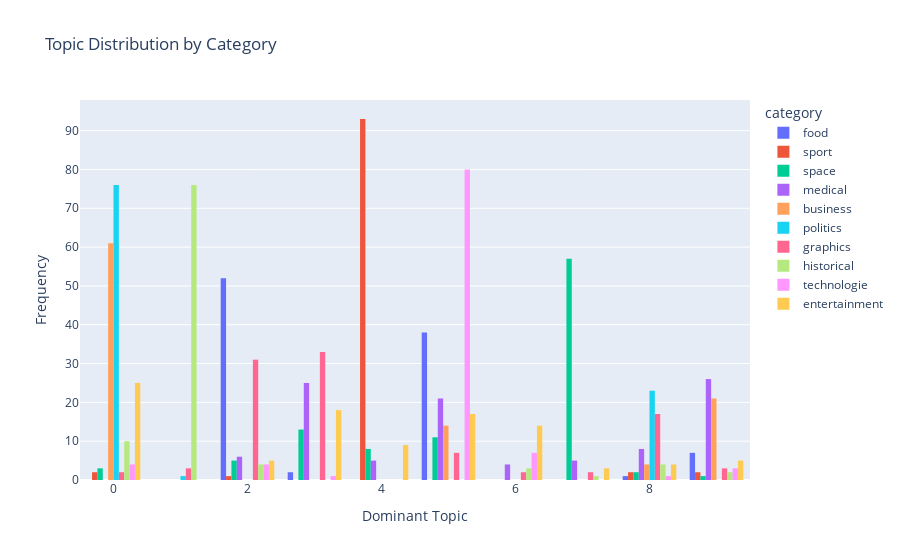

Notebook code cell kept with this figure:
### Markdown cell above
### Topic Distribution by Category

### Code cell
# Add a column for dominant topic in each document
topic_values = lda.transform(dtm)
data['dominant_topic'] = topic_values.argmax(axis=1)

# Plot the distribution of topics by category
fig = px.histogram(data, x='dominant_topic', color='category', nbins=10, title='Topic Distribution by Category',
                   labels={'dominant_topic': 'Dominant Topic'}, barmode='group')
fig.update_layout(yaxis_title='Frequency', xaxis_title='Dominant Topic')
fig.show()

### Figure 1 — Plotly figure (JSON) as saved in the notebook; plotly's stock layout.template omitted (floating-point values rounded to 4 significant figures)
{"data": [{"alignmentgroup": "True", "bingroup": "x", "hovertemplate": "category=food<br>Dominant Topic=%{x}<br>count=%{y}<extra></extra>", "legendgroup": "food", "marker": {"color": "#636efa", "pattern": {"shape": ""}}, "name": "food", "nbinsx": 10, "offsetgroup": "food", "orientation": "v", "showlegend": true, "type": "histogram", "x": [5, 5, 2, 9, 8, 2, 5, 5, 2, 5, 2, 2, 5, 2, 5, 5, 2, 5, 2, 2, 9, 2, 2, 9, 5, 5, 5, 5, 5, 5, 2, 2, 3, 2, 2, 5, 2, 2, 2, 5, 5, 5, 2, 5, 5, 5, 5, 2, 2, 2, 5, 2, 2, 5, 2, 2, 2, 2, 5, 2, 9, 2, 2, 2, 2, 5, 9, 2, 5, 2, 2, 9, 5, 5, 2, 2, 2, 2, 2, 2, 9, 5, 2, 2, 5, 2, 3, 5, 2, 5, 5, 5, 2, 2, 2, 2, 5, 2, 2, 5], "xaxis": "x", "yaxis": "y"}, {"alignmentgroup": "True", "bingroup": "x", "hovertemplate": "category=sport<br>Dominant Topic=%{x}<br>count=%{y}<extra></extra>", "legendgroup": "sport", "marker": {"color": "#EF553B", "pattern": {"shape": ""}}, "name": "sport", "nbinsx": 10, "offsetgroup": "sport", "orientation": "v", "showlegend": true, "type": "histogram", "x": [2, 4, 4, 9, 4, 4, 4, 4, 4, 4, 4, 4, 4, 4, 4, 8, 4, 4, 4, 4, 4, 0, 4, 4, 4, 4, 4, 4, 4, 4, 4, 4, 4, 4, 4, 4, 4, 4, 4, 4, 4, 4, 4, 4, 4, 8, 4, 4, 4, 4, 4, 4, 4, 4, 4, 4, 4, 4, 4, 4, 4, 4, 4, 4, 4, 4, 4, 4, 4, 4, 4, 4, 4, 4, 9, 4, 4, 4, 4, 4, 4, 4, 4, 4, 4, 4, 4, 4, 4, 4, 4, 4, 4, 4, 4, 0, 4, 4, 4, 4], "xaxis": "x", "yaxis": "y"}, {"alignmentgroup": "True", "bingroup": "x", "hovertemplate": "category=space<br>Dominant Topic=%{x}<br>count=%{y}<extra></extra>", "legendgroup": "space", "marker": {"color": "#00cc96", "pattern": {"shape": ""}}, "name": "space", "nbinsx": 10, "offsetgroup": "space", "orientation": "v", "showlegend": true, "type": "histogram", "x": [7, 7, 7, 4, 5, 7, 7, 7, 7, 7, 7, 7, 4, 5, 7, 7, 5, 7, 2, 5, 7, 7, 3, 7, 2, 7, 7, 7, 7, 3, 3, 2, 7, 5, 8, 7, 3, 7, 7, 4, 7, 7, 4, 5, 3, 5, 7, 7, 7, 7, 7, 4, 3, 7, 7, 0, 2, 3, 7, 4, 8, 7, 7, 7, 7, 7, 5, 9, 7, 3, 3, 7, 3, 7, 7, 5, 7, 4, 3, 7, 7, 2, 7, 7, 5, 3, 7, 3, 0, 7, 7, 7, 7, 7, 5, 7, 4, 7, 0, 7], "xaxis": "x", "yaxis": "y"}, {"alignmentgroup": "True", "bingroup": "x", "hovertemplate": "category=medical<br>Dominant Topic=%{x}<br>count=%{y}<extra></extra>", "legendgroup": "medical", "marker": {"color": "#ab63fa", "pattern": {"shape": ""}}, "name": "medical", "nbinsx": 10, "offsetgroup": "medical", "orientation": "v", "showlegend": true, "type": "histogram", "x": [5, 5, 3, 8, 8, 6, 9, 9, 9, 5, 7, 5, 5, 9, 3, 5, 3, 8, 5, 6, 3, 9, 3, 9, 9, 3, 5, 3, 3, 3, 3, 7, 3, 5, 4, 3, 9, 2, 4, 5, 3, 5, 3, 4, 6, 9, 9, 5, 6, 3, 2, 9, 3, 3, 5, 3, 3, 9, 3, 9, 2, 9, 3, 7, 8, 5, 3, 3, 9, 5, 9, 9, 7, 5, 2, 9, 8, 5, 4, 4, 7, 3, 5, 9, 9, 2, 2, 9, 5, 5, 8, 9, 5, 9, 9, 9, 8, 8, 9, 3], "xaxis": "x", "yaxis": "y"}, {"alignmentgroup": "True", "bingroup": "x", "hovertemplate": "category=business<br>Dominant Topic=%{x}<br>count=%{y}<extra></extra>", "legendgroup": "business", "marker": {"color": "#FFA15A", "pattern": {"shape": ""}}, "name": "business", "nbinsx": 10, "offsetgroup": "business", "orientation": "v", "showlegend": true, "type": "histogram", "x": [0, 9, 0, 9, 0, 9, 0, 0, 0, 0, 0, 0, 5, 9, 0, 0, 0, 0, 9, 0, 0, 5, 9, 9, 0, 0, 0, 9, 5, 0, 0, 9, 9, 0, 9, 0, 0, 0, 0, 0, 5, 0, 0, 0, 9, 0, 0, 5, 9, 5, 0, 0, 0, 0, 0, 0, 8, 5, 0, 8, 0, 9, 9, 0, 8, 5, 9, 0, 0, 0, 0, 0, 5, 0, 8, 0, 9, 0, 0, 0, 5, 5, 9, 0, 9, 0, 0, 0, 9, 0, 0, 0, 5, 0, 0, 0, 9, 0, 5, 5], "xaxis": "x", "yaxis": "y"}, {"alignmentgroup": "True", "bingroup": "x", "hovertemplate": "category=politics<br>Dominant Topic=%{x}<br>count=%{y}<extra></extra>", "legendgroup": "politics", "marker": {"color": "#19d3f3", "pattern": {"shape": ""}}, "name": "politics", "nbinsx": 10, "offsetgroup": "politics", "orientation": "v", "showlegend": true, "type": "histogram", "x": [0, 0, 8, 0, 0, 8, 0, 0, 0, 0, 0, 8, 0, 0, 8, 0, 0, 8, 8, 8, 8, 0, 0, 0, 0, 0, 0, 8, 0, 0, 8, 0, 0, 0, 8, 0, 0, 0, 0, 8, 0, 0, 0, 0, 8, 0, 0, 0, 0, 0, 0, 0, 0, 0, 0, 0, 8, 0, 0, 0, 0, 0, 0, 0, 0, 0, 0, 0, 8, 8, 8, 0, 0, 0, 0, 0, 0, 0, 0, 0, 0, 8, 8, 0, 0, 0, 0, 8, 0, 0, 0, 1, 8, 0, 0, 0, 8, 8, 0, 0], "xaxis": "x", "yaxis": "y"}, {"alignmentgroup": "True", "bingroup": "x", "hovertemplate": "category=graphics<br>Dominant Topic=%{x}<br>count=%{y}<extra></extra>", "legendgroup": "graphics", "marker": {"color": "#FF6692", "pattern": {"shape": ""}}, "name": "graphics", "nbinsx": 10, "offsetgroup": "graphics", "orientation": "v", "showlegend": true, "type": "histogram", "x": [3, 2, 8, 2, 3, 2, 8, 2, 2, 3, 2, 3, 2, 3, 1, 2, 3, 3, 2, 6, 8, 2, 8, 3, 3, 8, 2, 7, 2, 3, 2, 3, 3, 7, 8, 3, 2, 3, 3, 2, 3, 2, 3, 3, 9, 2, 2, 8, 5, 1, 3, 3, 9, 8, 3, 5, 0, 2, 8, 2, 8, 2, 5, 2, 3, 8, 2, 8, 2, 3, 2, 3, 2, 3, 3, 5, 1, 5, 3, 3, 8, 6, 8, 3, 3, 2, 0, 5, 2, 8, 8, 8, 9, 2, 3, 2, 5, 2, 3, 3], "xaxis": "x", "yaxis": "y"}, {"alignmentgroup": "True", "bingroup": "x", "hovertemplate": "category=historical<br>Dominant Topic=%{x}<br>count=%{y}<extra></extra>", "legendgroup": "historical", "marker": {"color": "#B6E880", "pattern": {"shape": ""}}, "name": "historical", "nbinsx": 10, "offsetgroup": "historical", "orientation": "v", "showlegend": true, "type": "histogram", "x": [1, 1, 6, 1, 1, 1, 2, 1, 0, 1, 1, 1, 1, 1, 1, 1, 7, 1, 8, 0, 1, 1, 1, 1, 1, 8, 1, 1, 1, 1, 8, 1, 1, 1, 1, 1, 1, 1, 1, 1, 1, 1, 1, 1, 1, 1, 1, 1, 1, 0, 1, 0, 1, 0, 1, 1, 1, 1, 1, 0, 1, 2, 1, 1, 1, 1, 1, 6, 1, 1, 1, 1, 1, 0, 1, 1, 0, 1, 9, 0, 6, 1, 1, 1, 0, 1, 2, 1, 1, 1, 1, 1, 1, 9, 1, 8, 1, 2, 1, 1], "xaxis": "x", "yaxis": "y"}, {"alignmentgroup": "True", "bingroup": "x", "hovertemplate": "category=technologie<br>Dominant Topic=%{x}<br>count=%{y}<extra></extra>", "legendgroup": "technologie", "marker": {"color": "#FF97FF", "pattern": {"shape": ""}}, "name": "technologie", "nbinsx": 10, "offsetgroup": "technologie", "orientation": "v", "showlegend": true, "type": "histogram", "x": [5, 5, 5, 5, 5, 5, 2, 5, 5, 9, 5, 5, 5, 6, 5, 5, 5, 5, 5, 0, 5, 6, 5, 9, 5, 0, 5, 6, 5, 5, 5, 5, 8, 5, 5, 0, 5, 5, 5, 5, 9, 5, 5, 5, 2, 5, 5, 5, 5, 5, 5, 5, 5, 5, 5, 6, 2, 5, 5, 5, 5, 5, 6, 5, 6, 5, 5, 5, 5, 5, 0, 2, 5, 5, 5, 5, 5, 5, 5, 5, 6, 5, 5, 5, 5, 5, 5, 5, 5, 5, 5, 3, 5, 5, 5, 5, 5, 5, 5, 5], "xaxis": "x", "yaxis": "y"}, {"alignmentgroup": "True", "bingroup": "x", "hovertemplate": "category=entertainment<br>Dominant Topic=%{x}<br>count=%{y}<extra></extra>", "legendgroup": "entertainment", "marker": {"color": "#FECB52", "pattern": {"shape": ""}}, "name": "entertainment", "nbinsx": 10, "offsetgroup": "entertainment", "orientation": "v", "showlegend": true, "type": "histogram", "x": [5, 4, 5, 6, 6, 5, 0, 9, 6, 8, 9, 5, 3, 3, 6, 0, 9, 3, 4, 6, 0, 6, 9, 0, 3, 3, 6, 3, 8, 2, 5, 7, 5, 0, 0, 3, 0, 6, 2, 0, 3, 0, 5, 3, 2, 7, 4, 3, 0, 0, 2, 3, 5, 3, 6, 0, 8, 5, 3, 6, 5, 6, 2, 0, 0, 5, 3, 4, 4, 0, 4, 4, 5, 6, 0, 7, 6, 9, 0, 3, 4, 0, 0, 0, 5, 5, 5, 0, 0, 0, 3, 5, 3, 6, 8, 0, 0, 5, 4, 3], "xaxis": "x", "yaxis": "y"}], "layout": {"barmode": "group", "legend": {"title": {"text": "category"}, "tracegroupgap": 0}, "title": {"text": "Topic Distribution by Category"}, "xaxis": {"anchor": "y", "domain": [0, 1], "title": {"text": "Dominant Topic"}}, "yaxis": {"anchor": "x", "domain": [0, 1], "title": {"text": "Frequency"}}}}
